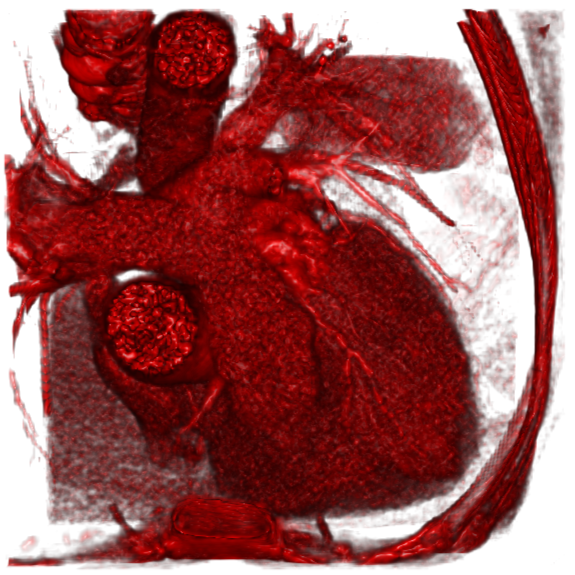

Here is the Python script that generated this plot:
import vtk
import nibabel as nib
from vtkmodules.util import numpy_support

reduceSegment = True

### volume render
## 1: Source / Reader
## load files (e.g., .nii.gz) and convert them into vtk data structures
## file -> numpy array -> vtkImageData
file_path = "image_lr.nii.gz"
img = nib.load(file_path)
img_data = img.get_fdata()
dims = img.shape
# pixdim[1], pixdim[2], pixdim[3] represents the physical spacing in x, y, z
spacing = img.header["pixdim"][1: 4]

# create vtk image container
vtk_image = vtk.vtkImageData()
vtk_image.SetDimensions(dims[0], dims[1], dims[2])
vtk_image.SetSpacing(spacing[0], spacing[1], spacing[2])

# transfer (x, y, z) into (z, y, x) because the last index (x) changes the fastest
vtk_array = numpy_support.numpy_to_vtk(img_data.transpose(2, 1, 0).flatten(), deep=True)
# load data into spatial scalar field
vtk_image.GetPointData().SetScalars(vtk_array)

if reduceSegment:
    # use VTK native 3D Gaussian smoothing (High performance)
    filter = vtk.vtkImageGaussianSmooth()
    filter.SetInputData(vtk_image)
    # set standard deviation for smoothing (about 6\sigma \times 6\sigma pixels)
    filter.SetStandardDeviations(0.8, 0.8, 0.8)
    filter.Update()

## 2. construct transfer function 
volume_property = vtk.vtkVolumeProperty()
volume_property.ShadeOn() 
volume_property.SetInterpolationTypeToLinear() 
volume_property.SetDiffuse(0.8)
volume_property.SetSpecular(0.8)

opacity_func = vtk.vtkPiecewiseFunction()
opacity_func.AddPoint(20, 0.0)   
opacity_func.AddPoint(150, 0.2)  
opacity_func.AddPoint(500, 0.8)  
volume_property.SetScalarOpacity(opacity_func)

color_func = vtk.vtkColorTransferFunction()
color_func.AddRGBSegment(0, 0.0, 0.0, 0.0, 20, 0.2, 0.0, 0.0)    
color_func.AddRGBSegment(20, 0.1, 0.0, 0.0, 128, 1.0, 0.0, 0.0)    
volume_property.SetColor(color_func)

## 3. Mapper
## implement Ray Casting algorithm
## vtkImageData -> vtkVolumeRayCastMapper
mapper = vtk.vtkGPUVolumeRayCastMapper()
if reduceSegment:
    mapper.SetInputConnection(filter.GetOutputPort())
else:
    mapper.SetInputData(vtk_image)

## 4. Actor
## represent an object in the rendering scene with visual properties
## vtkVolumeRayCastMapper -> vtkVolume
actor = vtk.vtkVolume()
actor.SetMapper(mapper)
actor.SetProperty(volume_property)

## 5. Renderer
## manage the virtual scene including all actors
renderer = vtk.vtkRenderer()
renderer.AddActor(actor)
# white background
renderer.SetBackground(1, 1, 1)

## 6. Render Window
## provide a window on the operating system 
render_window = vtk.vtkRenderWindow()
render_window.AddRenderer(renderer)
render_window.SetSize(800, 800)

## 7. Interactor
## enable user interaction
interactor = vtk.vtkRenderWindowInteractor()
interactor.SetRenderWindow(render_window)

## final pipeline
# execute the pipeline to render the first frame
render_window.Render()

# save: window to image
# render: actor + renderer -> RenderWindow
# capture: RenderWindow -> vtkWindowToImageFilter
# output: vtkWindowToImageFilter -> vtkPNGWriter
w2i = vtk.vtkWindowToImageFilter()
w2i.SetInput(render_window) 
w2i.Update()

img_writer = vtk.vtkPNGWriter()
if reduceSegment:
    img_writer.SetFileName("reduceVolumeRender.png")
else:
    img_writer.SetFileName("volumeRender.png")
img_writer.SetInputConnection(w2i.GetOutputPort())
img_writer.Write()

# interacte
interactor.Initialize()
interactor.Start()
